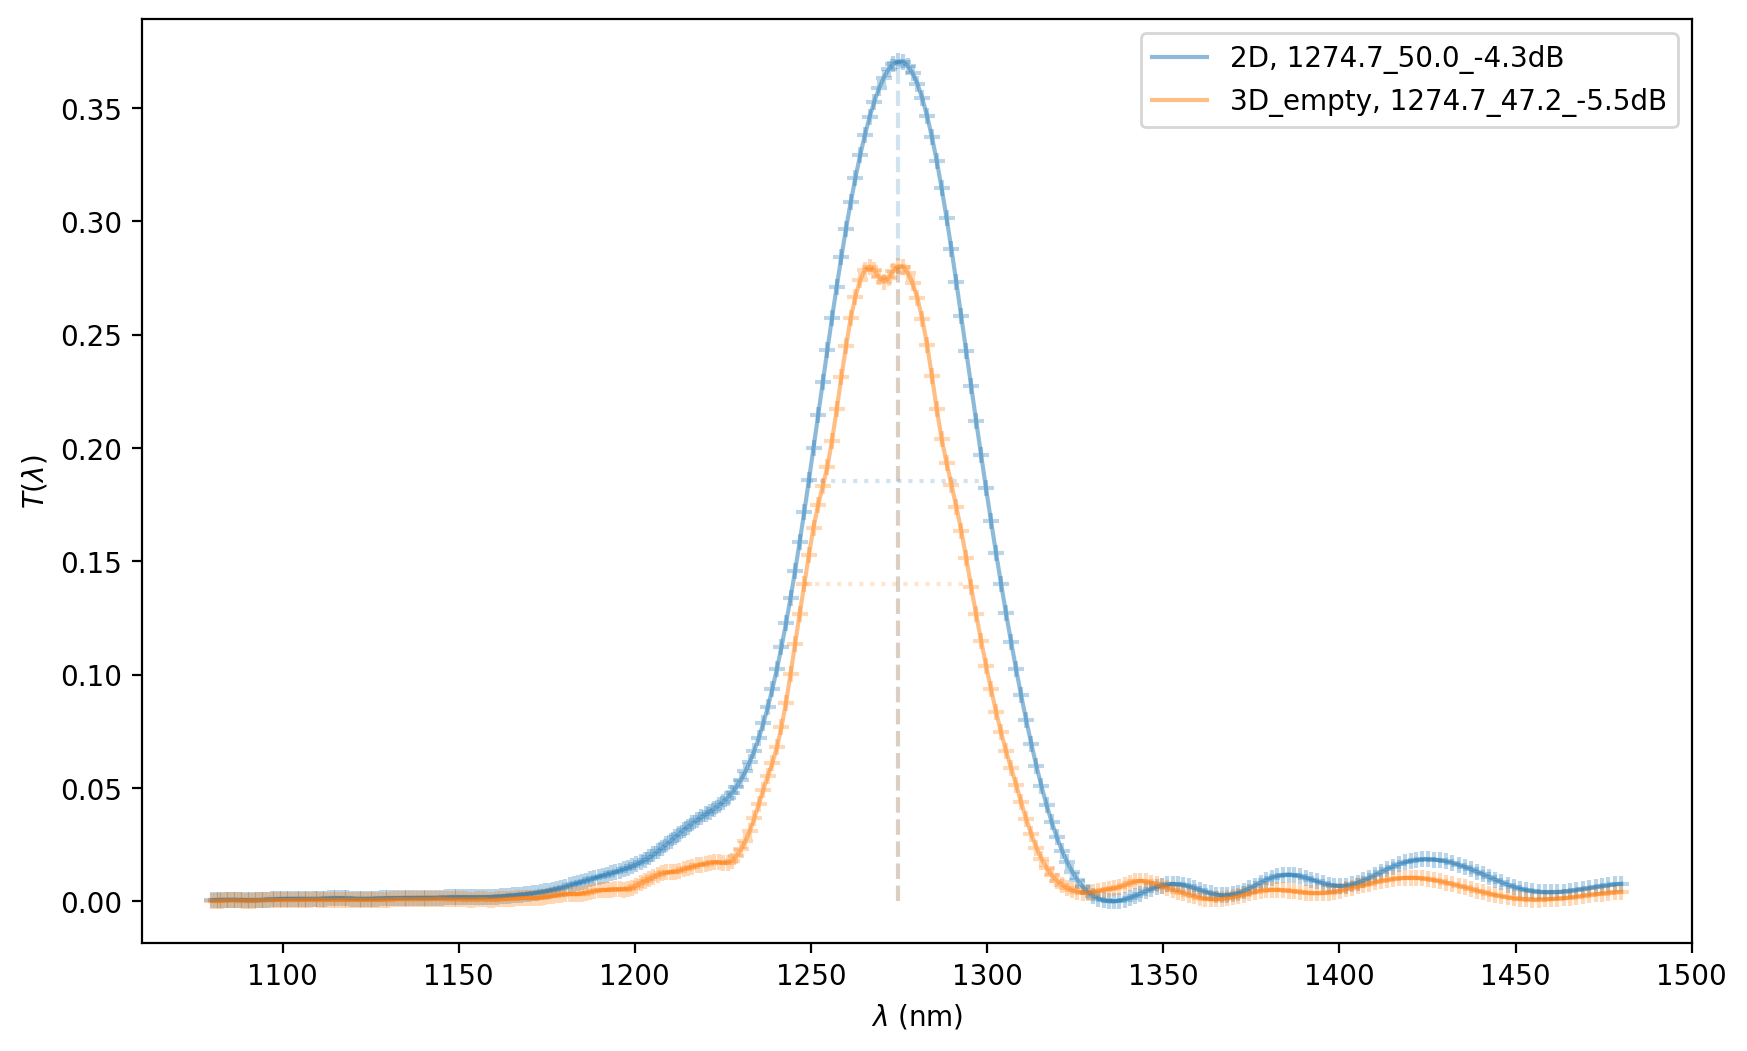

The script that drew this image:
import matplotlib.pyplot as plt
import numpy as np
import os
import sys

sys.path.append("../..")
sys.path.append("..")
from json_uuid import uuid_to_wd, getdataName
from lib.gaussian.gaussian_fit_1d import arb_fit_1d

if __name__ == "__main__":
    uuid = "5d5e"
    dataName = getdataName(uuid)
    fig, ax = plt.subplots(figsize=(10, 6))
    # >>> 2D <<< #
    fileName = "{:s}_transmission.txt".format(dataName)
    data = np.loadtxt(fileName)
    arb_fit_1d(ax, data[:, 0] * 1e3, data[:, 1], "2D")
    # >>> 3D <<< #
    tether_typ_list = [
        "empty",
    ]
    for tether_typ in tether_typ_list:
        fileName = "{:s}_{:s}_3D_simulated_transmission.txt".format(
            dataName, tether_typ
        )
        data = np.loadtxt(fileName)
        arb_fit_1d(ax, data[:, 0] * 1e3, data[:, 1], "3D_{:s}".format(tether_typ))

    plt.legend()
    plt.savefig(
        "{:s}_compare_transmission.png".format(uuid), dpi=200, bbox_inches="tight"
    )
    plt.show()
